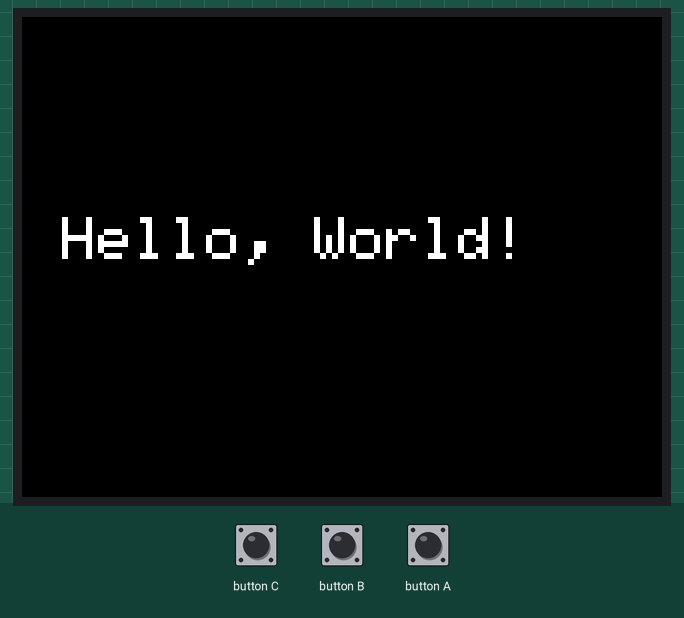
A program run on a simulated ESP32. Parts: 320×240 colour display. What the program prints to the serial monitor is not drawn.

Above: at 0.3 s.

The program:

main.cpp
```cpp
#include <Arduino.h>
#include <M5Stack.h>

void setup() {
    M5.begin();

    Serial.begin(115200);
    Serial.println("M5GO started!");

    M5.Lcd.fillScreen(BLACK);
    M5.Lcd.setTextColor(WHITE);
    M5.Lcd.setTextSize(3);
    M5.Lcd.setCursor(20, 100);
    M5.Lcd.print("Hello, World!");
}

void loop() {
    M5.update();
}
```
